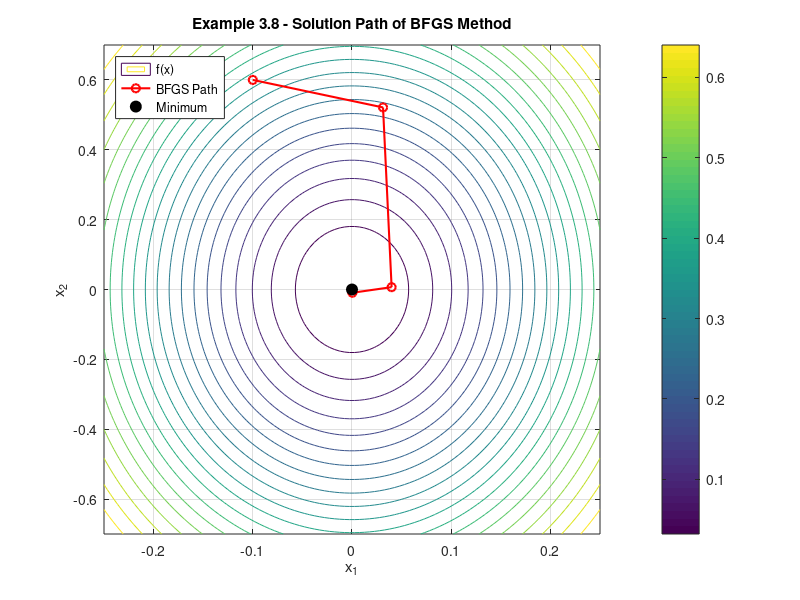

Recreate this plot in MATLAB.
% Define the function and its gradient
f = @(x) 1 - exp(-(10*x(1)^2 + x(2)^2));
grad_f = @(x) [20 * x(1) * exp(-(10*x(1)^2 + x(2)^2)); 
               2 * x(2) * exp(-(10*x(1)^2 + x(2)^2))];

% Initial point, tolerance, and maximum iterations
x = [-0.1; 0.6];
tol = 1e-6;
max_iter = 1000;

% Store the path
x_values = x;

% Initial Hessian approximation as identity matrix
H = eye(2);

% BFGS Algorithm
for k = 1:max_iter
    grad = grad_f(x);
    if norm(grad) < tol
        break;
    end
    
    % Calculate search direction
    d = -H * grad;
    
    % Line search to find optimal step size
    alpha = fminbnd(@(a) f(x + a * d), 0, 1);
    
    % Update x
    x_new = x + alpha * d;
    grad_new = grad_f(x_new);
    
    % Compute s and y for BFGS update
    s = x_new - x;
    y = grad_new - grad;
    
    % Ensure positive definiteness for Hessian update
    if s' * y > 0
        rho = 1 / (y' * s);
        H = (eye(2) - rho * (s * y')) * H * (eye(2) - rho * (y * s')) + rho * (s * s');
    end
    
    % Update x and gradient
    x = x_new;
    grad = grad_new;
    x_values = [x_values, x];
end

% Convert x_values to a 2-row matrix for easy plotting
x1_vals = x_values(1, :);
x2_vals = x_values(2, :);

% Plot contours of f(x)
x1 = linspace(-0.25, 0.25, 100);
x2 = linspace(-0.7, 0.7, 100);
[X1, X2] = meshgrid(x1, x2);
F = arrayfun(@(x1, x2) f([x1; x2]), X1, X2);

figure;
contour(X1, X2, F, 20); % Plot 20 contour levels
hold on;
plot(x1_vals, x2_vals, '-o', 'Color', 'r', 'LineWidth', 1.5); % Solution path
plot(0, 0, 'ko', 'MarkerSize', 8, 'MarkerFaceColor', 'k'); % Minimum point
xlabel('x_1');
ylabel('x_2');
title('Example 3.8 - Solution Path of BFGS Method');
legend('f(x)', 'BFGS Path', 'Minimum', 'Location', 'northwest');
colorbar;
grid on;
hold off;
